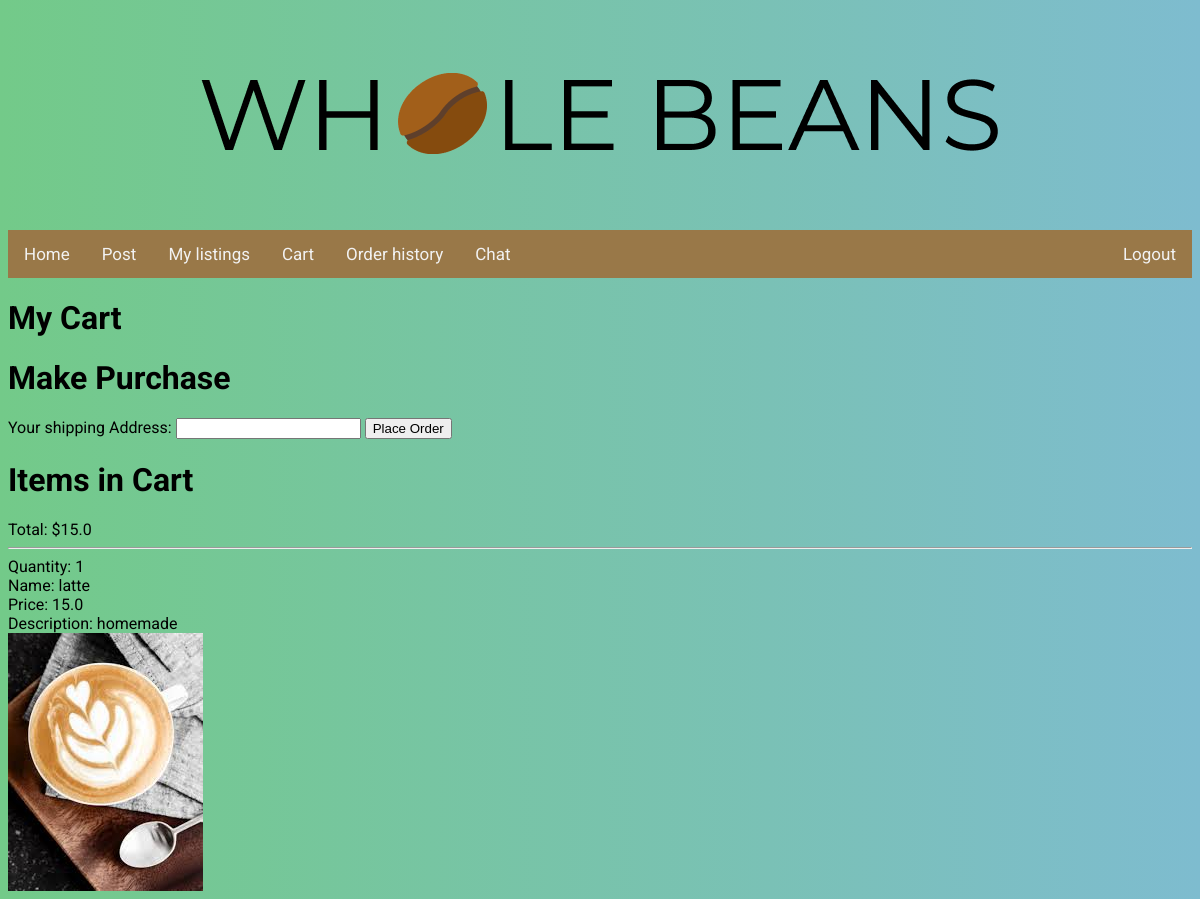
The page /myCart (signed in) on the database its author committed.
### post/models.py (models this page shows, shortened)
class OrderItem(models.Model):
    product = models.ForeignKey(Product, on_delete=models.CASCADE, null=True)
    quantity = models.IntegerField()

class Product(models.Model):
    owner = models.ForeignKey(User, on_delete=models.CASCADE)
    name = models.CharField(max_length=100)
    description = models.CharField(max_length=1000)
    price = models.FloatField()
    inventoryCount = models.IntegerField()
    time = models.DateTimeField(auto_now_add=True)
    image = models.FileField(upload_to='documents/', null=True)  # FileField stores path to file

### post/views.py (the view, shortened to what this page needs)
# urls.py: path('myCart', views.listAllMyCart, name='listMyCart'),
@login_required
def listAllMyCart(request):
    context = {}
    order = models.Order.objects.filter(owner=request.user)
    if not order:
        return render(request, 'post/myCart.html', context)
    order = order[0]
    cart_items = order.get_cart_items()
    context['cartItems'] = cart_items
    context['cartSum'] = order.get_cart_total()
    context['paySum'] = order.get_cart_total() * 100
    return render(request, 'post/myCart.html', context)

### post/models.py (called while the page is built)
    def get_cart_items(self):
        return self.items.all()

    def get_cart_total(self):
        sumVar = 0
        for item in self.items.all():
            sumVar += item.quantity * item.product.price
        return sumVar

### post/templates/post/myCart.html (shortened to what this page needs)
{% include "./header.html" %}
<h1> My Cart </h1>
{% if cartItems %}
<h1> Make Purchase</h1>
<form action="" method="post">
    Your shipping Address: <input type="text" name="shipAddress">
    <input type="submit" value="Place Order">
</form>
<h1> Items in Cart</h1>
Total: ${{ cartSum }}
{% for item in cartItems %}
<hr>
Quantity: {{item.quantity}} <br>
Name: {{item.product.name }}<br>
Price: {{ item.product.price }} <br>
Description: {{ item.product.description }} <br>
<img src="{{  item.product.image.url }}" alt="picture of {{ item.product.name }}" /> <br />
{% endfor %}
{% endif %}

### rows shown on the page
OrderItem: quantity "1", product.name "latte", product.price "15.0", product.description "homemade", product.image (picture)

### other values the page prints
{{ cartSum }} "15.0"
